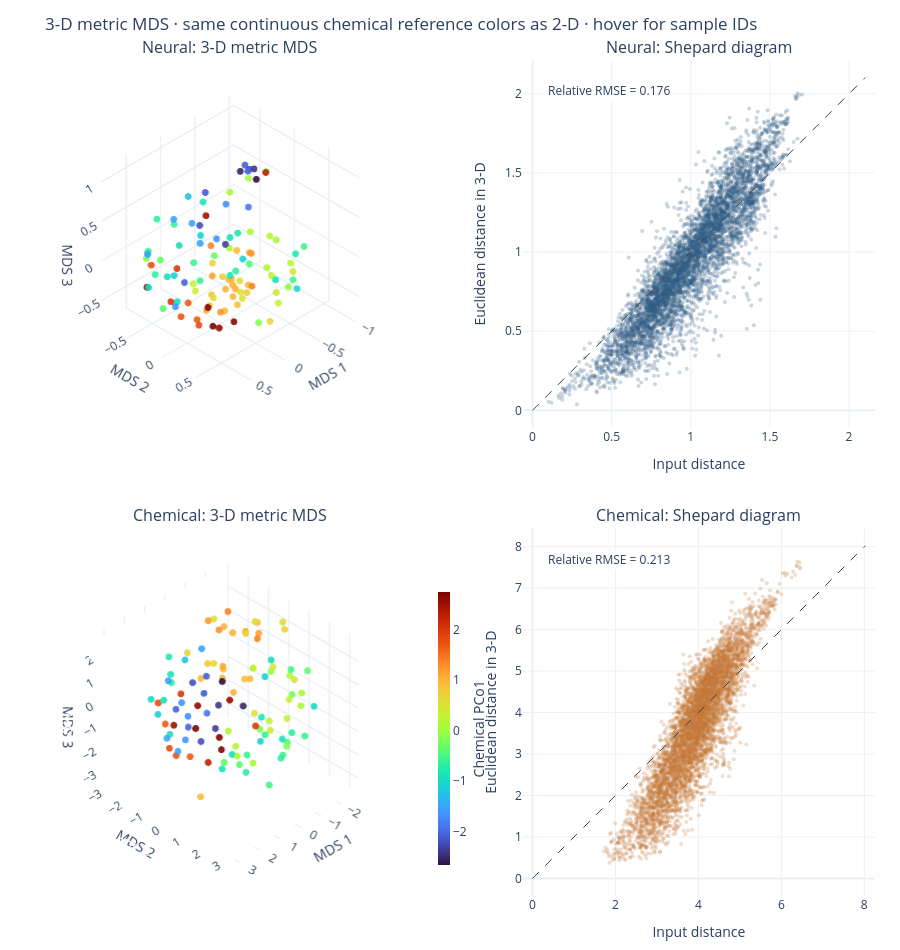

Notebook code for this chart:
### Markdown cell above
2D embedding的shepard diagram明显偏离y=x的线
尝试一下3D embedding

### Code cell
import plotly.graph_objects as go
from plotly.subplots import make_subplots

# Run 二维 MDS 单元 first: reuse its validated input distances, fitting settings and chemical reference colors.
# Only the embedding dimension changes; the 2-D fits and raw data remain untouched.
if "mds_input_rdms" not in globals() or "chemical_color_mapping" not in globals():
    raise RuntimeError("Run 二维 MDS 单元 first to prepare the distances and chemical reference color mapping")

mds3d_models, mds3d_coordinates, mds3d_shepard_pairs, mds3d_diagnostics = {}, {}, {}, {}
for name, rdm in mds_input_rdms.items():
    model3d = MDS(
        n_components=3, metric_mds=True, metric="precomputed",
        init="random", n_init=MDS_N_INIT, random_state=MDS_SEED,
        max_iter=MDS_MAX_ITER, eps=MDS_EPS, n_jobs=1, normalized_stress=False,
    )
    coordinates3d = pd.DataFrame(
        model3d.fit_transform(rdm.to_numpy(dtype=float, copy=True)),
        index=rdm.index, columns=["MDS1", "MDS2", "MDS3"],
    )
    coordinates3d.attrs.update(
        method="3-D metric MDS", seed=MDS_SEED, n_init=MDS_N_INIT,
        max_iter=MDS_MAX_ITER, eps=MDS_EPS,
    )
    upper3d = np.triu_indices(len(rdm), k=1)
    target3d = rdm.to_numpy()[upper3d]
    embedded3d = pdist(coordinates3d.to_numpy())
    residual3d = embedded3d - target3d
    stress3d = float(residual3d @ residual3d)
    mds3d_models[name] = model3d
    mds3d_coordinates[name] = coordinates3d
    mds3d_shepard_pairs[name] = pd.DataFrame({
        "sample_i": rdm.index.to_numpy()[upper3d[0]],
        "sample_j": rdm.index.to_numpy()[upper3d[1]],
        "input_distance": target3d, "embedded_distance": embedded3d,
        "residual": residual3d,
    })
    mds3d_diagnostics[name] = {
        "raw_stress": stress3d,
        "relative_rmse": np.sqrt(stress3d / (target3d @ target3d)),
        "best_n_iter": model3d.n_iter_, "hit_max_iter": model3d.n_iter_ >= MDS_MAX_ITER,
    }
mds3d_diagnostics = pd.DataFrame.from_dict(mds3d_diagnostics, orient="index")
mds_dimension_comparison = pd.concat(
    {"2D": mds_diagnostics[mds3d_diagnostics.columns], "3D": mds3d_diagnostics},
    names=["dimension", "representation"],
)
display(mds_dimension_comparison)
if mds3d_diagnostics["hit_max_iter"].any():
    print("A 3-D best fit reached MDS_MAX_ITER; inspect convergence before interpretation.")
print("Lower relative RMSE means better distance reconstruction, not evidence of a biological 3-D manifold.")

fig_mds3d = make_subplots(
    rows=2, cols=2, specs=[[{"type": "scene"}, {"type": "xy"}]] * 2,
    column_widths=[0.55, 0.45], horizontal_spacing=0.09, vertical_spacing=0.12,
    subplot_titles=("Neural: 3-D metric MDS", "Neural: Shepard diagram",
                    "Chemical: 3-D metric MDS", "Chemical: Shepard diagram"),
)
# Reuse the same fixed chemical PCo1 colors as the 2-D embedding.
for row, (name, pair_color) in enumerate((("Neural", "#325B84"), ("Chemical", "#C47839")), start=1):
    coords3d, pairs3d = mds3d_coordinates[name], mds3d_shepard_pairs[name]
    colors3d = plotly_colors(chemical_color_mapping, coords3d.index)
    colors3d.update(size=4, opacity=0.9, showscale=row == 2)
    colors3d['colorbar'].update(x=.48, len=.35, y=.2, thickness=12)
    fig_mds3d.add_trace(go.Scatter3d(
        x=coords3d["MDS1"], y=coords3d["MDS2"], z=coords3d["MDS3"],
        mode="markers", text=coords3d.index,
        customdata=chemical_color_mapping["scores"].reindex(coords3d.index).to_numpy(),
        marker=colors3d,
        hovertemplate="%{text}<br>Chemical PCo1: %{customdata:.3f}<br>MDS1: %{x:.3f}<br>MDS2: %{y:.3f}<br>MDS3: %{z:.3f}<extra></extra>",
        showlegend=False,
    ), row=row, col=1)
    fig_mds3d.update_scenes(
        xaxis_title="MDS 1", yaxis_title="MDS 2", zaxis_title="MDS 3",
        aspectmode="data", camera={"projection": {"type": "orthographic"}}, row=row, col=1,
    )
    fig_mds3d.add_trace(go.Scatter(
        x=pairs3d["input_distance"], y=pairs3d["embedded_distance"], mode="markers",
        marker={"size": 4, "color": pair_color, "opacity": 0.25},
        customdata=pairs3d[["sample_i", "sample_j"]].to_numpy(),
        hovertemplate="%{customdata[0]} / %{customdata[1]}<br>Input: %{x:.3f}<br>3-D: %{y:.3f}<extra></extra>",
        showlegend=False,
    ), row=row, col=2)
    limit3d = 1.05 * pairs3d[["input_distance", "embedded_distance"]].to_numpy().max()
    fig_mds3d.add_trace(go.Scatter(
        x=[0, limit3d], y=[0, limit3d], mode="lines", name="y = x",
        line={"color": "#444444", "dash": "dash", "width": 1},
        showlegend=False, hoverinfo="skip",
    ), row=row, col=2)
    fig_mds3d.update_xaxes(title_text="Input distance", range=[0, limit3d], row=row, col=2)
    fig_mds3d.update_yaxes(
        title_text="Euclidean distance in 3-D", range=[0, limit3d],
        scaleanchor="x" if row == 1 else "x2", scaleratio=1, row=row, col=2,
    )
    fig_mds3d.add_annotation(
        x=0.04 * limit3d, y=0.96 * limit3d, xanchor="left", showarrow=False,
        text=f"Relative RMSE = {mds3d_diagnostics.loc[name, 'relative_rmse']:.3f}",
        bgcolor="rgba(255,255,255,0.85)", row=row, col=2,
    )
fig_mds3d.update_layout(
    template="plotly_white", height=950, margin={"l": 15, "r": 25, "t": 60, "b": 30},
    title_text="3-D metric MDS · same continuous chemical reference colors as 2-D · hover for sample IDs",
)
print(chemical_color_mapping['note'])
fig_mds3d.show()

### Figure 1 — Plotly figure (JSON) as saved in the notebook; plotly's stock layout.template omitted (floating-point values rounded to 4 significant figures; data arrays with more than 128 entries replaced by an {"elided": "..."} marker saying what was removed)
{"data": [{"customdata": [0.9394, 1.03, 0.8498, 1.002, 0.9971, 0.9246, 1.147, 0.7015, 0.9834, 0.6243, 1.141, 0.4595, 0.9116, 1.375, 1.361, 1.207, 0.5546, 0.7488, 0.5985, 0.8066, 1.083, 0.9085, 0.6502, 0.8814, 1.255, 0.409, 0.5299, 0.2329, 0.2321, 0.4801, 0.3854, -0.3449, -0.4255, -0.2257, -0.598, -0.8824, -0.5997, -0.5599, -0.6654, -0.6648, -0.5983, -0.644, 0.201, 0.1053, -0.5395, -0.2479, 0.1191, -0.3447, -0.8937, -0.8343, -0.4322, 0.1185, 0.1435, 0.195, -1.087, -0.0695, -0.956, 0.3212, 0.06634, -0.8031, -0.1886, 0.06864, -0.5203, -1.085, -0.9637, 2.58, 2.736, 2.681, 2.673, 1.662, 1.978, 1.756, 1.7, 2.596, 1.987, 1.787, 2.483, 2.234, 1.634, 0.9068, -0.8124, -1.493, -1.243, -0.6744, -0.8301, -1.104, -0.9941, -0.923, -1.689, -1.538, -1.645, -2.074, -2.193, -2.392, -2.347, -2.108, -2.203, -2.044, -1.886, -2.026, -0.9163, -1.49, -1.51, -2.667, -2.534, -1.63], "hovertemplate": "%{text}<br>Chemical PCo1: %{customdata:.3f}<br>MDS1: %{x:.3f}<br>MDS2: %{y:.3f}<br>MDS3: %{z:.3f}<extra></extra>", "marker": {"cmax": 2.736, "cmin": -2.667, "color": [0.9394, 1.03, 0.8498, 1.002, 0.9971, 0.9246, 1.147, 0.7015, 0.9834, 0.6243, 1.141, 0.4595, 0.9116, 1.375, 1.361, 1.207, 0.5546, 0.7488, 0.5985, 0.8066, 1.083, 0.9085, 0.6502, 0.8814, 1.255, 0.409, 0.5299, 0.2329, 0.2321, 0.4801, 0.3854, -0.3449, -0.4255, -0.2257, -0.598, -0.8824, -0.5997, -0.5599, -0.6654, -0.6648, -0.5983, -0.644, 0.201, 0.1053, -0.5395, -0.2479, 0.1191, -0.3447, -0.8937, -0.8343, -0.4322, 0.1185, 0.1435, 0.195, -1.087, -0.0695, -0.956, 0.3212, 0.06634, -0.8031, -0.1886, 0.06864, -0.5203, -1.085, -0.9637, 2.58, 2.736, 2.681, 2.673, 1.662, 1.978, 1.756, 1.7, 2.596, 1.987, 1.787, 2.483, 2.234, 1.634, 0.9068, -0.8124, -1.493, -1.243, -0.6744, -0.8301, -1.104, -0.9941, -0.923, -1.689, -1.538, -1.645, -2.074, -2.193, -2.392, -2.347, -2.108, -2.203, -2.044, -1.886, -2.026, -0.9163, -1.49, -1.51, -2.667, -2.534, -1.63], "colorbar": {"len": 0.35, "thickness": 12, "title": {"side": "right", "text": "Chemical PCo1"}, "x": 0.48, "y": 0.2}, "colorscale": {"elided": "256x2 mixed values"}, "opacity": 0.9, "showscale": false, "size": 4}, "mode": "markers", "scene": "scene", "showlegend": false, "text": ["A001", "A002", "A005", "A006", "A007", "A008", "A009", "A010", "A011", "A013", "A014", "A015", "A016", "A017", "A019", "A020", "A021", "A022", "A023", "A024", "A025", "A026", "A029", "A034", "A038", "A040", "A041", "A044", "A045", "A048", "A049", "A065", "A073", "A074", "A075", "A077", "A079", "A080", "A084", "A085", "A093", "A095", "A110", "A113", "A118", "A128", "A132", "A136", "A137", "A138", "A139", "A146", "A148", "A151", "A165", "A178", "A179", "A181", "A184", "A187", "A189", "A199", "A200", "A206", "A215", "A226", "A228", "A231", "A232", "A234", "A235", "A236", "A237", "A238", "A240", "A241", "A246", "A247", "A248", "A249", "A253", "A255", "A257", "A258", "A260", "A264", "A266", "A268", "A269", "A285", "A287", "A288", "A289", "A290", "A291", "A292", "A293", "A294", "A295", "A296", "A297", "A298", "A299", "A300", "A302", "A305"], "type": "scatter3d", "x": [-0.05319, 0.1399, 0.1083, -0.04724, 0.1479, -0.04405, -0.2689, -0.008187, 0.1709, 0.005947, -0.04165, -0.5367, 0.03454, -0.06625, 0.09379, -0.422, 0.2, -0.05435, 0.00973, 0.5263, 0.5831, 0.3147, 0.1825, 0.2997, 0.2026, -0.1105, 0.5215, 0.3216, -0.09768, 0.3258, 0.6258, 0.5068, 0.7326, 0.73, -0.06123, 0.3197, 0.3608, 0.3766, 0.3996, 0.5711, -0.1093, -0.4978, -0.639, -0.5446, -0.4863, -1.008, -0.7583, 0.3458, -0.5541, -0.1982, -0.6367, 0.2711, -0.6632, -0.7715, -0.49, -0.5617, -0.5472, -0.5235, -0.4402, -0.5816, 0.0181, -0.7321, -0.436, -0.279, 0.5923, 0.2715, 0.5313, -0.03861, 0.008013, 0.5081, -0.03258, 0.1914, 0.4617, 0.4148, 0.1498, 0.3129, -0.2481, -0.4531, 0.1197, -0.6634, -0.573, 0.0553, 0.1237, 0.1586, -0.07848, 0.4908, 0.8065, 0.4968, 0.1516, 0.2652, 0.2067, -0.3079, -0.2845, -0.3333, -0.2137, 0.0894, 0.3216, 0.2064, -0.1872, -0.243, 0.2967, 0.1391, 0.02928, -0.2633, -0.1816, 0.5262], "y": [0.1172, 0.3452, 0.3426, 0.1194, 0.2096, 0.1048, 0.1424, 0.01196, 0.2853, -0.1233, -0.1728, 0.505, 0.4264, 0.3808, -0.05855, 0.01413, 0.5065, 0.3168, 0.2787, 0.3838, 0.3681, 0.3633, 0.8897, 0.1263, 0.1897, 0.6901, 0.407, -0.08795, 0.6315, 0.6049, 0.2483, -0.3811, -0.1157, -0.3621, -0.7478, 0.4453, 0.05217, -0.6885, -0.5647, -0.5069, -0.5113, -0.2882, 0.06632, -0.1231, 0.7184, -0.357, -0.6346, 0.2426, 0.2368, -0.07122, -0.2292, 0.3884, -0.0008691, 0.2347, -0.7923, 0.4129, 0.5531, 0.3061, -0.04799, 0.4999, 0.5614, 0.06669, 0.6063, 0.03362, -0.0494, 0.2402, 0.4074, 0.1449, -0.1871, 0.1551, -0.6781, -0.8304, -0.1247, -0.6688, -0.5856, -0.01404, -0.4722, 0.1944, -0.3633, -0.4392, -0.3334, -0.6375, -0.3589, -0.7793, -0.3444, -0.1958, -0.2523, -0.2915, 0.2193, -0.8086, 0.1374, 0.03656, 0.1215, 0.144, -0.1548, -0.1439, 0.007819, -0.3297, 0.2071, 0.1432, -0.3154, -0.289, -0.2791, 0.2465, 0.09452, -0.1426], "z": [-0.4053, -0.09675, -0.3143, -0.2535, -0.1641, -0.1884, 0.05377, -0.1842, 0.003294, -0.07258, -0.2835, -0.1364, -0.05919, -0.1489, 0.2227, -0.09527, -0.1072, -0.2561, -0.09374, 0.03886, -0.134, -0.2798, -0.2133, -0.3396, -0.4376, -0.09555, 0.01112, -0.1594, 0.09697, 0.08481, 0.07153, 0.08668, -0.2799, 0.2288, 0.07022, 0.6915, -0.02933, -0.02155, -0.2421, 0.1474, -0.3194, -0.5058, 0.0428, 0.04713, 0.3116, 0.4588, 0.1848, 0.3731, -0.3842, -0.3048, -0.4589, 0.5044, -0.4036, -0.2832, -0.307, -0.3917, -0.3345, -0.6278, 0.8131, 0.0617, -0.4758, -0.05373, -0.1404, -0.08614, -0.2307, -0.5786, -0.3416, -0.7019, -0.6637, -0.3966, -0.4384, -0.3597, -0.5216, -0.4468, -0.72, -0.6481, 0.2234, 1.001, -0.6386, -0.4052, -0.08799, 0.2467, 0.71, 0.2296, 0.5458, -0.02472, -0.04355, -0.08394, 0.9158, -0.1769, 0.4628, 1.088, 1.088, 1.081, 0.03794, 0.8504, 0.6264, -0.3214, 0.7033, 1.096, 0.1995, 0.4123, 0.1108, 1.035, 1.101, -0.3719]}, {"customdata": {"elided": "5565x2 str values"}, "hovertemplate": "%{customdata[0]} / %{customdata[1]}<br>Input: %{x:.3f}<br>3-D: %{y:.3f}<extra></extra>", "marker": {"color": "#325B84", "opacity": 0.25, "size": 4}, "mode": "markers", "showlegend": false, "type": "scatter", "x": {"elided": "5565 float values"}, "xaxis": "x", "y": {"elided": "5565 float values"}, "yaxis": "y"}, {"hoverinfo": "skip", "line": {"color": "#444444", "dash": "dash", "width": 1}, "mode": "lines", "name": "y = x", "showlegend": false, "type": "scatter", "x": [0, 2.103], "xaxis": "x", "y": [0, 2.103], "yaxis": "y"}, {"customdata": [0.9394, 1.03, 0.8498, 1.002, 0.9971, 0.9246, 1.147, 0.7015, 0.9834, 0.6243, 1.141, 0.4595, 0.9116, 1.375, 1.361, 1.207, 0.5546, 0.7488, 0.5985, 0.8066, 1.083, 0.9085, 0.6502, 0.8814, 1.255, 0.409, 0.5299, 0.2329, 0.2321, 0.4801, 0.3854, -0.3449, -0.4255, -0.2257, -0.598, -0.8824, -0.5997, -0.5599, -0.6654, -0.6648, -0.5983, -0.644, 0.201, 0.1053, -0.5395, -0.2479, 0.1191, -0.3447, -0.8937, -0.8343, -0.4322, 0.1185, 0.1435, 0.195, -1.087, -0.0695, -0.956, 0.3212, 0.06634, -0.8031, -0.1886, 0.06864, -0.5203, -1.085, -0.9637, 2.58, 2.736, 2.681, 2.673, 1.662, 1.978, 1.756, 1.7, 2.596, 1.987, 1.787, 2.483, 2.234, 1.634, 0.9068, -0.8124, -1.493, -1.243, -0.6744, -0.8301, -1.104, -0.9941, -0.923, -1.689, -1.538, -1.645, -2.074, -2.193, -2.392, -2.347, -2.108, -2.203, -2.044, -1.886, -2.026, -0.9163, -1.49, -1.51, -2.667, -2.534, -1.63], "hovertemplate": "%{text}<br>Chemical PCo1: %{customdata:.3f}<br>MDS1: %{x:.3f}<br>MDS2: %{y:.3f}<br>MDS3: %{z:.3f}<extra></extra>", "marker": {"cmax": 2.736, "cmin": -2.667, "color": [0.9394, 1.03, 0.8498, 1.002, 0.9971, 0.9246, 1.147, 0.7015, 0.9834, 0.6243, 1.141, 0.4595, 0.9116, 1.375, 1.361, 1.207, 0.5546, 0.7488, 0.5985, 0.8066, 1.083, 0.9085, 0.6502, 0.8814, 1.255, 0.409, 0.5299, 0.2329, 0.2321, 0.4801, 0.3854, -0.3449, -0.4255, -0.2257, -0.598, -0.8824, -0.5997, -0.5599, -0.6654, -0.6648, -0.5983, -0.644, 0.201, 0.1053, -0.5395, -0.2479, 0.1191, -0.3447, -0.8937, -0.8343, -0.4322, 0.1185, 0.1435, 0.195, -1.087, -0.0695, -0.956, 0.3212, 0.06634, -0.8031, -0.1886, 0.06864, -0.5203, -1.085, -0.9637, 2.58, 2.736, 2.681, 2.673, 1.662, 1.978, 1.756, 1.7, 2.596, 1.987, 1.787, 2.483, 2.234, 1.634, 0.9068, -0.8124, -1.493, -1.243, -0.6744, -0.8301, -1.104, -0.9941, -0.923, -1.689, -1.538, -1.645, -2.074, -2.193, -2.392, -2.347, -2.108, -2.203, -2.044, -1.886, -2.026, -0.9163, -1.49, -1.51, -2.667, -2.534, -1.63], "colorbar": {"len": 0.35, "thickness": 12, "title": {"side": "right", "text": "Chemical PCo1"}, "x": 0.48, "y": 0.2}, "colorscale": {"elided": "256x2 mixed values"}, "opacity": 0.9, "showscale": true, "size": 4}, "mode": "markers", "scene": "scene2", "showlegend": false, "text": ["A001", "A002", "A005", "A006", "A007", "A008", "A009", "A010", "A011", "A013", "A014", "A015", "A016", "A017", "A019", "A020", "A021", "A022", "A023", "A024", "A025", "A026", "A029", "A034", "A038", "A040", "A041", "A044", "A045", "A048", "A049", "A065", "A073", "A074", "A075", "A077", "A079", "A080", "A084", "A085", "A093", "A095", "A110", "A113", "A118", "A128", "A132", "A136", "A137", "A138", "A139", "A146", "A148", "A151", "A165", "A178", "A179", "A181", "A184", "A187", "A189", "A199", "A200", "A206", "A215", "A226", "A228", "A231", "A232", "A234", "A235", "A236", "A237", "A238", "A240", "A241", "A246", "A247", "A248", "A249", "A253", "A255", "A257", "A258", "A260", "A264", "A266", "A268", "A269", "A285", "A287", "A288", "A289", "A290", "A291", "A292", "A293", "A294", "A295", "A296", "A297", "A298", "A299", "A300", "A302", "A305"], "type": "scatter3d", "x": [-1.886, -1.029, -0.8378, -0.8898, -1.413, -2.078, -2.056, -1.383, -1.142, -0.027, -2.431, -0.5923, -1.83, -2.6, -2.021, -1.2, -1.45, -2.679, -2.399, -0.6561, -1.243, -1.561, -0.4223, -0.2554, -1.635, -1.783, -2.544, -1.982, -1.176, -0.9946, -1.358, -1.847, -0.5683, -0.1813, -1.134, 0.1587, 0.1551, -0.1449, -0.3007, 0.2456, 0.8388, 1.092, -0.6493, -1.704, -0.8811, -0.946, -1.958, 1.108, 1.515, 1.78, 0.7838, 0.3127, 0.2566, 0.01618, 0.9891, -0.9409, -0.3478, -1.982, -1.904, 0.5097, -1.174, -0.2102, 0.2931, 0.1509, -0.8509, -1.14, -0.8131, -1.123, -1.303, 0.7999, -0.3681, 0.5354, 1.038, -2.076, -2.113, 0.9104, -0.08163, -0.2929, 0.6434, 1.355, 1.361, 1.239, 1.466, 1.407, 1.582, 2.46, 2.309, 2.011, 2.329, 2.333, 2.24, 1.806, 2.24, 2.198, 2.496, 2.12, 2.931, 2.902, 2.167, 2.823, 2.241, 2.915, 2.819, 2.077, 1.918, 2.711], "y": [-0.9477, -0.9069, -1.221, -1.318, -1.334, -0.7814, -1.338, -0.6601, -1.492, -2.183, -1.061, -1.441, -0.7414, -1.3, -2.176, -2.324, -0.2681, -0.03252, 0.1526, -1.806, -1.646, -0.887, -1.275, -1.747, -2.228, 0.2936, 0.5766, 0.7748, 0.7081, 0.1577, 0.574, 1.928, 2.207, 1.245, 2.501, 2.683, 1.823, 2.412, 2.699, 2.704, 1.627, 1.831, 0.4481, 1.198, 2.074, 2.065, 1.487, 0.7706, 1.576, 1.34, 1.195, 0.6257, 0.1238, 0.2458, 2.446, 1.026, 1.629, 0.8841, 1.586, 2.018, 1.575, 0.8768, 2.175, 1.821, 3.245, -2.783, -2.555, -1.597, -1.883, -2.443, -2.84, -3.066, -1.671, -2.139, -0.8996, -2.129, -2.907, -1.419, -1.376, -0.1476, -1.707, -0.2078, -0.8059, -1.53, -1.397, -1.148, -1.638, -1.313, 0.2078, -0.7636, -0.1978, 0.5906, 0.3443, 1.579, 1.723, 0.7847, 1.449, 0.1883, 0.9734, 0.7168, -0.7755, -0.2535, 0.2016, 1.644, 2.518, 0.4612], "z": [-0.4525, -0.5814, 0.3507, -0.1049, 1.566, 1.954, 1.297, 1.887, 1.89, 0.9816, 1.173, 2.512, 0.132, 0.7363, 1.747, 1.692, 2.56, 1.726, 2.273, 0.3929, 0.06114, -0.267, 0.7798, -0.01943, 1.126, 0.7322, -0.04743, -1.333, -1.066, -0.9237, -1.63, 1.357, -0.9376, -0.6548, -0.7976, -0.1865, -0.4364, -1.166, -0.1374, -0.9556, -1.059, -1.579, 1.326, 0.8532, 1.958, 0.8636, -0.4206, -1.667, -0.7213, -1.329, -1.714, -1.871, -1.08, -1.787, 0.01281, 1.317, 2.412, -0.4662, 0.2045, 0.5907, -1.721, -2.306, -2.34, 2.046, 0.9871, -2.143, -2.838, -3.421, -3.133, -1.788, -1.276, -1.331, -2.63, -2.05, -2.554, -2.612, -2.511, -3.468, -2.73, -3.476, 1.734, 2.773, 2.106, 0.7409, 1.252, 0.1005, 0.4242, 0.4002, 0.6328, 1.671, 0.9678, 2.278, 2.096, 1.728, 0.9523, 1.796, 0.4763, 1.208, 1.068, 0.6731, -0.6749, -0.2418, -0.6205, 2.716, 2.023, -0.05434]}, {"customdata": {"elided": "5565x2 str values"}, "hovertemplate": "%{customdata[0]} / %{customdata[1]}<br>Input: %{x:.3f}<br>3-D: %{y:.3f}<extra></extra>", "marker": {"color": "#C47839", "opacity": 0.25, "size": 4}, "mode": "markers", "showlegend": false, "type": "scatter", "x": {"elided": "5565 float values"}, "xaxis": "x2", "y": {"elided": "5565 float values"}, "yaxis": "y2"}, {"hoverinfo": "skip", "line": {"color": "#444444", "dash": "dash", "width": 1}, "mode": "lines", "name": "y = x", "showlegend": false, "type": "scatter", "x": [0, 8.024], "xaxis": "x2", "y": [0, 8.024], "yaxis": "y2"}], "layout": {"annotations": [{"font": {"size": 16}, "showarrow": false, "text": "Neural: 3-D metric MDS", "x": 0.2503, "xanchor": "center", "xref": "paper", "y": 1, "yanchor": "bottom", "yref": "paper"}, {"font": {"size": 16}, "showarrow": false, "text": "Neural: Shepard diagram", "x": 0.7953, "xanchor": "center", "xref": "paper", "y": 1, "yanchor": "bottom", "yref": "paper"}, {"font": {"size": 16}, "showarrow": false, "text": "Chemical: 3-D metric MDS", "x": 0.2503, "xanchor": "center", "xref": "paper", "y": 0.44, "yanchor": "bottom", "yref": "paper"}, {"font": {"size": 16}, "showarrow": false, "text": "Chemical: Shepard diagram", "x": 0.7953, "xanchor": "center", "xref": "paper", "y": 0.44, "yanchor": "bottom", "yref": "paper"}, {"bgcolor": "rgba(255,255,255,0.85)", "showarrow": false, "text": "Relative RMSE = 0.176", "x": 0.08411, "xanchor": "left", "xref": "x", "y": 2.019, "yref": "y"}, {"bgcolor": "rgba(255,255,255,0.85)", "showarrow": false, "text": "Relative RMSE = 0.213", "x": 0.321, "xanchor": "left", "xref": "x2", "y": 7.703, "yref": "y2"}], "height": 950, "margin": {"b": 30, "l": 15, "r": 25, "t": 60}, "scene": {"aspectmode": "data", "camera": {"projection": {"type": "orthographic"}}, "domain": {"x": [0, 0.5005], "y": [0.56, 1]}, "xaxis": {"title": {"text": "MDS 1"}}, "yaxis": {"title": {"text": "MDS 2"}}, "zaxis": {"title": {"text": "MDS 3"}}}, "scene2": {"aspectmode": "data", "camera": {"projection": {"type": "orthographic"}}, "domain": {"x": [0, 0.5005], "y": [0, 0.44]}, "xaxis": {"title": {"text": "MDS 1"}}, "yaxis": {"title": {"text": "MDS 2"}}, "zaxis": {"title": {"text": "MDS 3"}}}, "title": {"text": "3-D metric MDS · same continuous chemical reference colors as 2-D · hover for sample IDs"}, "xaxis": {"anchor": "y", "domain": [0.5905, 1], "range": [0, 2.103], "title": {"text": "Input distance"}}, "xaxis2": {"anchor": "y2", "domain": [0.5905, 1], "range": [0, 8.024], "title": {"text": "Input distance"}}, "yaxis": {"anchor": "x", "domain": [0.56, 1], "range": [0, 2.103], "scaleanchor": "x", "scaleratio": 1, "title": {"text": "Euclidean distance in 3-D"}}, "yaxis2": {"anchor": "x2", "domain": [0, 0.44], "range": [0, 8.024], "scaleanchor": "x2", "scaleratio": 1, "title": {"text": "Euclidean distance in 3-D"}}}}
